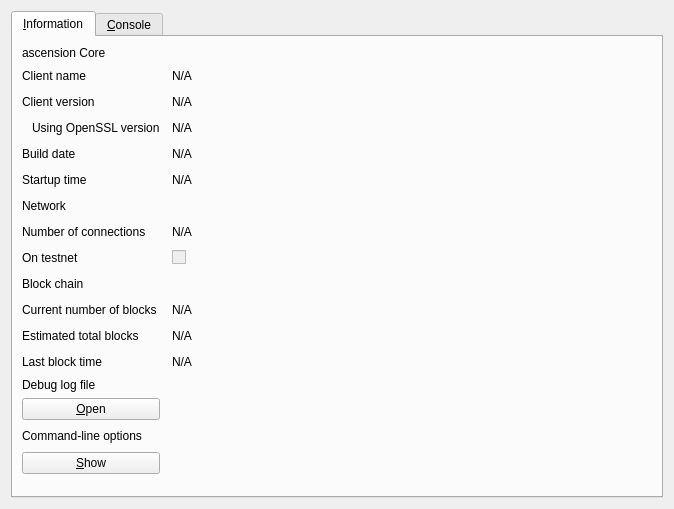
<?xml version="1.0" encoding="UTF-8"?>
<ui version="4.0">
 <class>RPCConsole</class>
 <widget class="QDialog" name="RPCConsole">
  <property name="geometry">
   <rect>
    <x>0</x>
    <y>0</y>
    <width>674</width>
    <height>509</height>
   </rect>
  </property>
  <property name="windowTitle">
   <string>ascension - Debug window</string>
  </property>
  <layout class="QVBoxLayout" name="verticalLayout_2">
   <item>
    <widget class="QTabWidget" name="tabWidget">
     <property name="currentIndex">
      <number>0</number>
     </property>
     <widget class="QWidget" name="tab_info">
      <attribute name="title">
       <string>&amp;Information</string>
      </attribute>
      <layout class="QGridLayout" name="gridLayout" columnstretch="0,1,0,0">
       <property name="horizontalSpacing">
        <number>12</number>
       </property>
       <item row="12" column="0">
        <widget class="QLabel" name="label_2">
         <property name="text">
          <string>Last block time</string>
         </property>
        </widget>
       </item>
       <item row="9" column="0">
        <widget class="QLabel" name="label_10">
         <property name="font">
          <font>
           <weight>50</weight>
           <bold>false</bold>
          </font>
         </property>
         <property name="text">
          <string>Block chain</string>
         </property>
        </widget>
       </item>
       <item row="8" column="1">
        <widget class="QCheckBox" name="isTestNet">
         <property name="enabled">
          <bool>false</bool>
         </property>
         <property name="text">
          <string/>
         </property>
        </widget>
       </item>
       <item row="11" column="1">
        <widget class="QLabel" name="totalBlocks">
         <property name="cursor">
          <cursorShape>IBeamCursor</cursorShape>
         </property>
         <property name="text">
          <string>N/A</string>
         </property>
         <property name="textFormat">
          <enum>Qt::PlainText</enum>
         </property>
         <property name="textInteractionFlags">
          <set>Qt::LinksAccessibleByMouse|Qt::TextSelectableByKeyboard|Qt::TextSelectableByMouse</set>
         </property>
        </widget>
       </item>
       <item row="10" column="0">
        <widget class="QLabel" name="label_3">
         <property name="text">
          <string>Current number of blocks</string>
         </property>
        </widget>
       </item>
       <item row="7" column="1">
        <widget class="QLabel" name="numberOfConnections">
         <property name="cursor">
          <cursorShape>IBeamCursor</cursorShape>
         </property>
         <property name="text">
          <string>N/A</string>
         </property>
         <property name="textFormat">
          <enum>Qt::PlainText</enum>
         </property>
         <property name="textInteractionFlags">
          <set>Qt::LinksAccessibleByMouse|Qt::TextSelectableByKeyboard|Qt::TextSelectableByMouse</set>
         </property>
        </widget>
       </item>
       <item row="7" column="0">
        <widget class="QLabel" name="label_7">
         <property name="text">
          <string>Number of connections</string>
         </property>
        </widget>
       </item>
       <item row="10" column="1">
        <widget class="QLabel" name="numberOfBlocks">
         <property name="cursor">
          <cursorShape>IBeamCursor</cursorShape>
         </property>
         <property name="text">
          <string>N/A</string>
         </property>
         <property name="textFormat">
          <enum>Qt::PlainText</enum>
         </property>
         <property name="textInteractionFlags">
          <set>Qt::LinksAccessibleByMouse|Qt::TextSelectableByKeyboard|Qt::TextSelectableByMouse</set>
         </property>
        </widget>
       </item>
       <item row="8" column="0">
        <widget class="QLabel" name="label_8">
         <property name="text">
          <string>On testnet</string>
         </property>
        </widget>
       </item>
       <item row="11" column="0">
        <widget class="QLabel" name="label_4">
         <property name="text">
          <string>Estimated total blocks</string>
         </property>
        </widget>
       </item>
       <item row="4" column="2">
        <spacer name="horizontalSpacer">
         <property name="orientation">
          <enum>Qt::Horizontal</enum>
         </property>
         <property name="sizeHint" stdset="0">
          <size>
           <width>40</width>
           <height>20</height>
          </size>
         </property>
        </spacer>
       </item>
       <item row="1" column="2">
        <spacer name="horizontalSpacer_2">
         <property name="orientation">
          <enum>Qt::Horizontal</enum>
         </property>
         <property name="sizeHint" stdset="0">
          <size>
           <width>40</width>
           <height>20</height>
          </size>
         </property>
        </spacer>
       </item>
       <item row="2" column="2">
        <spacer name="horizontalSpacer_3">
         <property name="orientation">
          <enum>Qt::Horizontal</enum>
         </property>
         <property name="sizeHint" stdset="0">
          <size>
           <width>40</width>
           <height>20</height>
          </size>
         </property>
        </spacer>
       </item>
       <item row="3" column="2">
        <spacer name="horizontalSpacer_4">
         <property name="orientation">
          <enum>Qt::Horizontal</enum>
         </property>
         <property name="sizeHint" stdset="0">
          <size>
           <width>40</width>
           <height>20</height>
          </size>
         </property>
        </spacer>
       </item>
       <item row="4" column="0">
        <widget class="QLabel" name="label_12">
         <property name="text">
          <string>Build date</string>
         </property>
        </widget>
       </item>
       <item row="3" column="1">
        <widget class="QLabel" name="openSSLVersion">
         <property name="cursor">
          <cursorShape>IBeamCursor</cursorShape>
         </property>
         <property name="text">
          <string>N/A</string>
         </property>
         <property name="textFormat">
          <enum>Qt::PlainText</enum>
         </property>
         <property name="textInteractionFlags">
          <set>Qt::LinksAccessibleByMouse|Qt::TextSelectableByKeyboard|Qt::TextSelectableByMouse</set>
         </property>
        </widget>
       </item>
       <item row="0" column="0">
        <widget class="QLabel" name="label_9">
         <property name="font">
          <font>
           <weight>50</weight>
           <bold>false</bold>
          </font>
         </property>
         <property name="text">
          <string>ascension Core</string>
         </property>
        </widget>
       </item>
       <item row="2" column="0">
        <widget class="QLabel" name="label_6">
         <property name="text">
          <string>Client version</string>
         </property>
        </widget>
       </item>
       <item row="1" column="0">
        <widget class="QLabel" name="label_5">
         <property name="text">
          <string>Client name</string>
         </property>
        </widget>
       </item>
       <item row="3" column="0">
        <widget class="QLabel" name="label_14">
         <property name="text">
          <string>Using OpenSSL version</string>
         </property>
         <property name="indent">
          <number>10</number>
         </property>
        </widget>
       </item>
       <item row="2" column="1">
        <widget class="QLabel" name="clientVersion">
         <property name="cursor">
          <cursorShape>IBeamCursor</cursorShape>
         </property>
         <property name="text">
          <string>N/A</string>
         </property>
         <property name="textFormat">
          <enum>Qt::PlainText</enum>
         </property>
         <property name="textInteractionFlags">
          <set>Qt::LinksAccessibleByMouse|Qt::TextSelectableByKeyboard|Qt::TextSelectableByMouse</set>
         </property>
        </widget>
       </item>
       <item row="1" column="1">
        <widget class="QLabel" name="clientName">
         <property name="cursor">
          <cursorShape>IBeamCursor</cursorShape>
         </property>
         <property name="text">
          <string>N/A</string>
         </property>
         <property name="textFormat">
          <enum>Qt::PlainText</enum>
         </property>
         <property name="textInteractionFlags">
          <set>Qt::LinksAccessibleByMouse|Qt::TextSelectableByKeyboard|Qt::TextSelectableByMouse</set>
         </property>
        </widget>
       </item>
       <item row="4" column="1">
        <widget class="QLabel" name="buildDate">
         <property name="cursor">
          <cursorShape>IBeamCursor</cursorShape>
         </property>
         <property name="text">
          <string>N/A</string>
         </property>
         <property name="textFormat">
          <enum>Qt::PlainText</enum>
         </property>
         <property name="textInteractionFlags">
          <set>Qt::LinksAccessibleByMouse|Qt::TextSelectableByKeyboard|Qt::TextSelectableByMouse</set>
         </property>
        </widget>
       </item>
       <item row="5" column="0">
        <widget class="QLabel" name="label_13">
         <property name="text">
          <string>Startup time</string>
         </property>
        </widget>
       </item>
       <item row="5" column="1">
        <widget class="QLabel" name="startupTime">
         <property name="cursor">
          <cursorShape>IBeamCursor</cursorShape>
         </property>
         <property name="text">
          <string>N/A</string>
         </property>
         <property name="textFormat">
          <enum>Qt::PlainText</enum>
         </property>
         <property name="textInteractionFlags">
          <set>Qt::LinksAccessibleByMouse|Qt::TextSelectableByKeyboard|Qt::TextSelectableByMouse</set>
         </property>
        </widget>
       </item>
       <item row="6" column="0">
        <widget class="QLabel" name="label_11">
         <property name="font">
          <font>
           <weight>50</weight>
           <bold>false</bold>
          </font>
         </property>
         <property name="text">
          <string>Network</string>
         </property>
        </widget>
       </item>
       <item row="6" column="2">
        <spacer name="horizontalSpacer_6">
         <property name="orientation">
          <enum>Qt::Horizontal</enum>
         </property>
         <property name="sizeHint" stdset="0">
          <size>
           <width>40</width>
           <height>20</height>
          </size>
         </property>
        </spacer>
       </item>
       <item row="5" column="2">
        <spacer name="horizontalSpacer_5">
         <property name="orientation">
          <enum>Qt::Horizontal</enum>
         </property>
         <property name="sizeHint" stdset="0">
          <size>
           <width>40</width>
           <height>20</height>
          </size>
         </property>
        </spacer>
       </item>
       <item row="12" column="1">
        <widget class="QLabel" name="lastBlockTime">
         <property name="cursor">
          <cursorShape>IBeamCursor</cursorShape>
         </property>
         <property name="text">
          <string>N/A</string>
         </property>
         <property name="textFormat">
          <enum>Qt::PlainText</enum>
         </property>
         <property name="textInteractionFlags">
          <set>Qt::LinksAccessibleByMouse|Qt::TextSelectableByKeyboard|Qt::TextSelectableByMouse</set>
         </property>
        </widget>
       </item>
       <item row="13" column="0">
        <spacer name="verticalSpacer_2">
         <property name="orientation">
          <enum>Qt::Vertical</enum>
         </property>
         <property name="sizeHint" stdset="0">
          <size>
           <width>20</width>
           <height>20</height>
          </size>
         </property>
        </spacer>
       </item>
       <item row="14" column="0">
        <widget class="QLabel" name="labelDebugLogfile">
         <property name="font">
          <font>
           <weight>50</weight>
           <bold>false</bold>
          </font>
         </property>
         <property name="text">
          <string>Debug log file</string>
         </property>
        </widget>
       </item>
       <item row="15" column="0">
        <widget class="QPushButton" name="openDebugLogfileButton">
         <property name="toolTip">
          <string>Open the ascension debug log file from the current data directory. This can take a few seconds for large log files.</string>
         </property>
         <property name="text">
          <string>&amp;Open</string>
         </property>
         <property name="autoDefault">
          <bool>false</bool>
         </property>
        </widget>
       </item>
       <item row="16" column="0">
        <widget class="QLabel" name="labelCLOptions">
         <property name="font">
          <font>
           <weight>50</weight>
           <bold>false</bold>
          </font>
         </property>
         <property name="text">
          <string>Command-line options</string>
         </property>
        </widget>
       </item>
       <item row="17" column="0">
        <widget class="QPushButton" name="showCLOptionsButton">
         <property name="toolTip">
          <string>Show the ascension-Qt help message to get a list with possible ascension command-line options.</string>
         </property>
         <property name="text">
          <string>&amp;Show</string>
         </property>
         <property name="autoDefault">
          <bool>false</bool>
         </property>
        </widget>
       </item>
       <item row="18" column="0">
        <spacer name="verticalSpacer">
         <property name="orientation">
          <enum>Qt::Vertical</enum>
         </property>
         <property name="sizeHint" stdset="0">
          <size>
           <width>20</width>
           <height>40</height>
          </size>
         </property>
        </spacer>
       </item>
       <item row="8" column="2">
        <spacer name="horizontalSpacer_8">
         <property name="orientation">
          <enum>Qt::Horizontal</enum>
         </property>
         <property name="sizeHint" stdset="0">
          <size>
           <width>40</width>
           <height>20</height>
          </size>
         </property>
        </spacer>
       </item>
       <item row="7" column="2">
        <spacer name="horizontalSpacer_7">
         <property name="orientation">
          <enum>Qt::Horizontal</enum>
         </property>
         <property name="sizeHint" stdset="0">
          <size>
           <width>40</width>
           <height>20</height>
          </size>
         </property>
        </spacer>
       </item>
       <item row="9" column="2">
        <spacer name="horizontalSpacer_9">
         <property name="orientation">
          <enum>Qt::Horizontal</enum>
         </property>
         <property name="sizeHint" stdset="0">
          <size>
           <width>40</width>
           <height>20</height>
          </size>
         </property>
        </spacer>
       </item>
       <item row="10" column="2">
        <spacer name="horizontalSpacer_10">
         <property name="orientation">
          <enum>Qt::Horizontal</enum>
         </property>
         <property name="sizeHint" stdset="0">
          <size>
           <width>40</width>
           <height>20</height>
          </size>
         </property>
        </spacer>
       </item>
       <item row="11" column="2">
        <spacer name="horizontalSpacer_11">
         <property name="orientation">
          <enum>Qt::Horizontal</enum>
         </property>
         <property name="sizeHint" stdset="0">
          <size>
           <width>40</width>
           <height>20</height>
          </size>
         </property>
        </spacer>
       </item>
       <item row="12" column="2">
        <spacer name="horizontalSpacer_12">
         <property name="orientation">
          <enum>Qt::Horizontal</enum>
         </property>
         <property name="sizeHint" stdset="0">
          <size>
           <width>40</width>
           <height>20</height>
          </size>
         </property>
        </spacer>
       </item>
       <item row="15" column="2">
        <spacer name="horizontalSpacer_13">
         <property name="orientation">
          <enum>Qt::Horizontal</enum>
         </property>
         <property name="sizeHint" stdset="0">
          <size>
           <width>40</width>
           <height>20</height>
          </size>
         </property>
        </spacer>
       </item>
       <item row="16" column="2">
        <spacer name="horizontalSpacer_14">
         <property name="orientation">
          <enum>Qt::Horizontal</enum>
         </property>
         <property name="sizeHint" stdset="0">
          <size>
           <width>40</width>
           <height>20</height>
          </size>
         </property>
        </spacer>
       </item>
       <item row="17" column="2">
        <spacer name="horizontalSpacer_15">
         <property name="orientation">
          <enum>Qt::Horizontal</enum>
         </property>
         <property name="sizeHint" stdset="0">
          <size>
           <width>40</width>
           <height>20</height>
          </size>
         </property>
        </spacer>
       </item>
       <item row="15" column="3" rowspan="3">
        <widget class="QLabel" name="label_15">
         <property name="text">
          <string/>
         </property>
         <property name="pixmap">
          <pixmap resource="../bitcoin.qrc">:/images/small_logo</pixmap>
         </property>
         <property name="scaledContents">
          <bool>false</bool>
         </property>
        </widget>
       </item>
      </layout>
     </widget>
     <widget class="QWidget" name="tab_console">
      <attribute name="title">
       <string>&amp;Console</string>
      </attribute>
      <layout class="QVBoxLayout" name="verticalLayout_3">
       <property name="spacing">
        <number>3</number>
       </property>
       <item>
        <widget class="QTextEdit" name="messagesWidget">
         <property name="minimumSize">
          <size>
           <width>0</width>
           <height>100</height>
          </size>
         </property>
         <property name="readOnly">
          <bool>true</bool>
         </property>
         <property name="tabKeyNavigation" stdset="0">
          <bool>false</bool>
         </property>
         <property name="columnCount" stdset="0">
          <number>2</number>
         </property>
        </widget>
       </item>
       <item>
        <layout class="QHBoxLayout" name="horizontalLayout">
         <property name="spacing">
          <number>3</number>
         </property>
         <item>
          <widget class="QLabel" name="label">
           <property name="text">
            <string notr="true">&gt;</string>
           </property>
          </widget>
         </item>
         <item>
          <widget class="QLineEdit" name="lineEdit"/>
         </item>
         <item>
          <widget class="QPushButton" name="clearButton">
           <property name="maximumSize">
            <size>
             <width>24</width>
             <height>24</height>
            </size>
           </property>
           <property name="toolTip">
            <string>Clear console</string>
           </property>
           <property name="text">
            <string/>
           </property>
           <property name="icon">
            <iconset resource="../bitcoin.qrc">
             <normaloff>:/icons/remove</normaloff>:/icons/remove</iconset>
           </property>
           <property name="shortcut">
            <string notr="true">Ctrl+L</string>
           </property>
           <property name="autoDefault">
            <bool>false</bool>
           </property>
          </widget>
         </item>
        </layout>
       </item>
      </layout>
     </widget>
    </widget>
   </item>
  </layout>
 </widget>
 <resources>
  <include location="../bitcoin.qrc"/>
 </resources>
 <connections/>
</ui>
